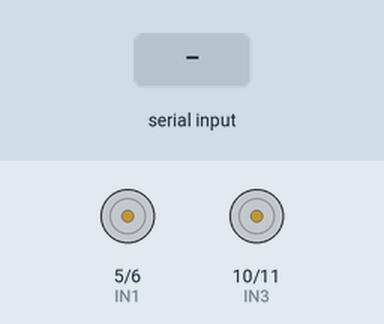
Recording of a sketch running on a simulated Arduino Uno, built with avr-gcc and run on an emulated ATmega328P. Parts: motor-driver pin pairs drawn as motors (green arrow = first pin HIGH = forward, orange = second pin HIGH = backward, longer = more drive, scaled by the enable pin). The test bench sets the inputs (shaded band).

Above: at 1.2 s.
1.3 s: "F" received over the second serial link
At 1.9 s:
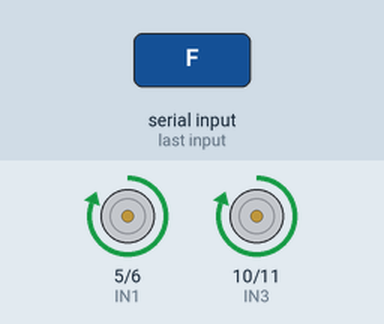
2.8 s: "B" received over the second serial link
At 4.0 s:
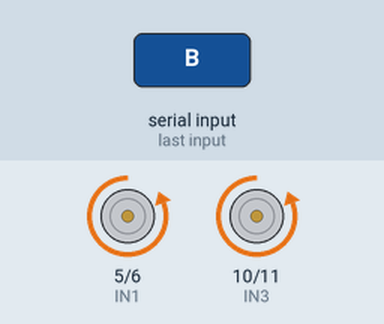
4.3 s: "L" received over the second serial link
At 5.3 s:
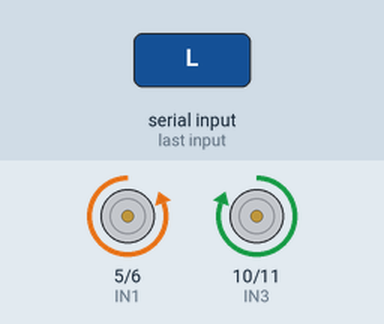
5.8 s: "R" received over the second serial link
At 6.5 s:
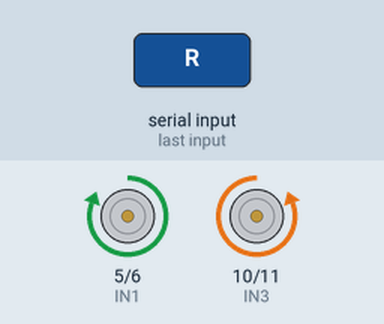
7.3 s: "S" received over the second serial link
At 7.6 s:
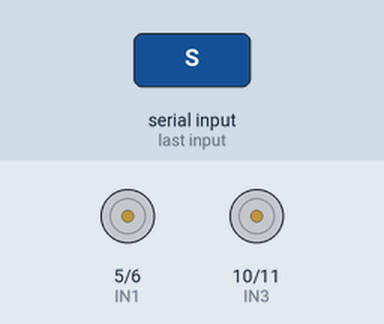
Timing chart, 0 to 9.8 s (numbered marks = the images above; inputs shaded):
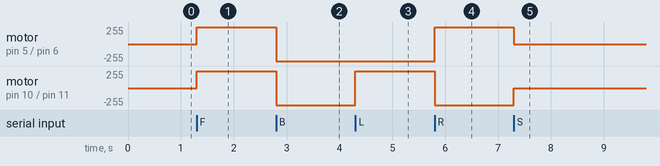

The sketch:

RC_CAR_NEW.ino
```cpp
#include <SoftwareSerial.h>

SoftwareSerial BTSerial(0, 1); // RX, TX

// Define the pins connected to the L298N module
const int ENA = 9;  // Enable motor A
const int IN1 = 5;  // Motor A input 1
const int IN2 = 6;  // Motor A input 2
const int ENB = 12; // Enable motor B
const int IN3 = 10;  // Motor B input 1
const int IN4 = 11;  // Motor B input 2

void setup() {
  // Set the motor control pins as outputs
  pinMode(ENA, OUTPUT);
  pinMode(IN1, OUTPUT);
  pinMode(IN2, OUTPUT);
  pinMode(ENB, OUTPUT);
  pinMode(IN3, OUTPUT);
  pinMode(IN4, OUTPUT);

  // Set up Bluetooth communication
  BTSerial.begin(9600);
}

void loop() {
  // Check if data is available from Bluetooth module
  if (BTSerial.available()) {
    char command = BTSerial.read();

    // Control the motors based on received commands
    switch (command) {
      case 'F': // Move forward
        moveForward();
        break;
      case 'B': // Move backward
        moveBackward();
        break;
      case 'L': // Turn left
        turnLeft();
        break;
      case 'R': // Turn right
        turnRight();
        break;
      case 'S': // Stop
        stopMotors();
        break;
    }
  }
}

void moveForward() {
  digitalWrite(IN1, HIGH);
  digitalWrite(IN2, LOW);
  analogWrite(ENA, 255);

  digitalWrite(IN3, HIGH);
  digitalWrite(IN4, LOW);
  analogWrite(ENB, 255);
}

void moveBackward() {
  digitalWrite(IN1, LOW);
  digitalWrite(IN2, HIGH);
  analogWrite(ENA, 255);

  digitalWrite(IN3, LOW);
  digitalWrite(IN4, HIGH);
  analogWrite(ENB, 255);
}

void turnLeft() {
  digitalWrite(IN1, LOW);
  digitalWrite(IN2, HIGH);
  analogWrite(ENA, 255);

  digitalWrite(IN3, HIGH);
  digitalWrite(IN4, LOW);
  analogWrite(ENB, 255);
}

void turnRight() {
  digitalWrite(IN1, HIGH);
  digitalWrite(IN2, LOW);
  analogWrite(ENA, 255);

  digitalWrite(IN3, LOW);
  digitalWrite(IN4, HIGH);
  analogWrite(ENB, 255);
}

void stopMotors() {
  digitalWrite(ENA, LOW);
  digitalWrite(ENB, LOW);
}
```

Measured:
- after the input at 1.3 s, motor on pin 5 (IN1) / pin 6 (IN2), motor on pin 10 (IN3) / pin 11 (IN4): stopped → forward 255/255 at once
- after the input at 2.8 s, motor on pin 5 (IN1) / pin 6 (IN2), motor on pin 10 (IN3) / pin 11 (IN4): forward 255/255 → backward 255/255 at once
- after the input at 4.3 s, motor on pin 10 (IN3) / pin 11 (IN4): backward 255/255 → forward 255/255 at once
- after the input at 5.8 s, motor on pin 5 (IN1) / pin 6 (IN2): backward 255/255 → forward 255/255 at once; motor on pin 10 (IN3) / pin 11 (IN4): forward 255/255 → backward 255/255 at once
- after the input at 7.3 s, motor on pin 5 (IN1) / pin 6 (IN2): forward 255/255 → stopped at once; motor on pin 10 (IN3) / pin 11 (IN4): backward 255/255 → stopped at once
